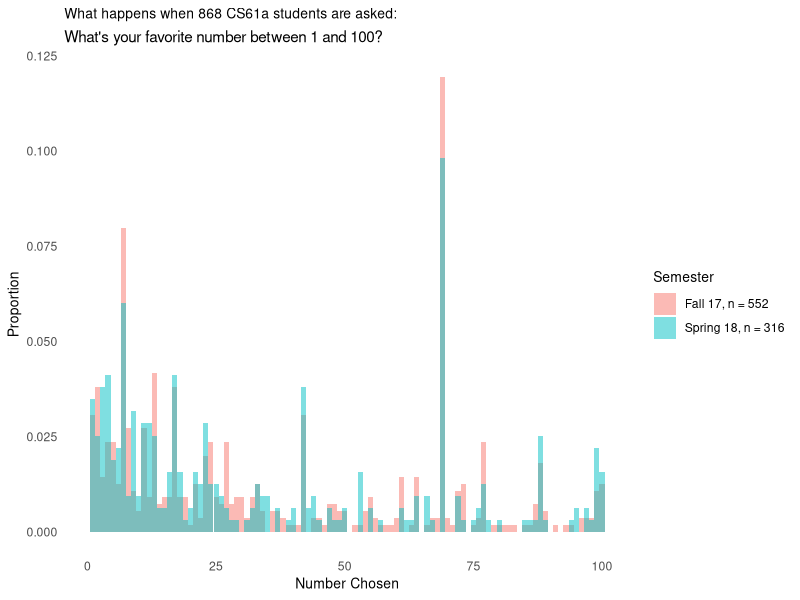

Reproduce this figure in R.
## ---- chunk 1
knitr::opts_chunk$set(echo = TRUE, fig.path = 'images/')
## ---- chunk 2
library(ggplot2)
sp18data = read.csv("data/sp18data.csv")
fa17data = read.csv("data/fa17data.csv")

sp_numbers = sp18data[2][[1]]
fa_numbers = fa17data[2][[1]]

chosen_numbers = c(sp_numbers, fa_numbers)
semester = c(rep("Spring 18, n = 316", length(sp_numbers)), rep("Fall 17, n = 552", length(fa_numbers)))

student_data = data.frame(chosen_numbers = chosen_numbers, Semester = semester)

ggplot(student_data, aes(chosen_numbers, colors = Semester, fill = Semester)) + geom_histogram(aes(y =..density..), position = "Identity", alpha = .5, bins = 100) + xlab("Number Chosen") + ylab("Proportion") + theme_minimal() + ggtitle("What happens when 868 CS61a students are asked:", subtitle = "What's your favorite number between 1 and 100?") + theme(panel.grid = element_blank(), plot.title = element_text(size = 10), legend.title = element_text(size = 10), axis.title = element_text(size = 10)) 

